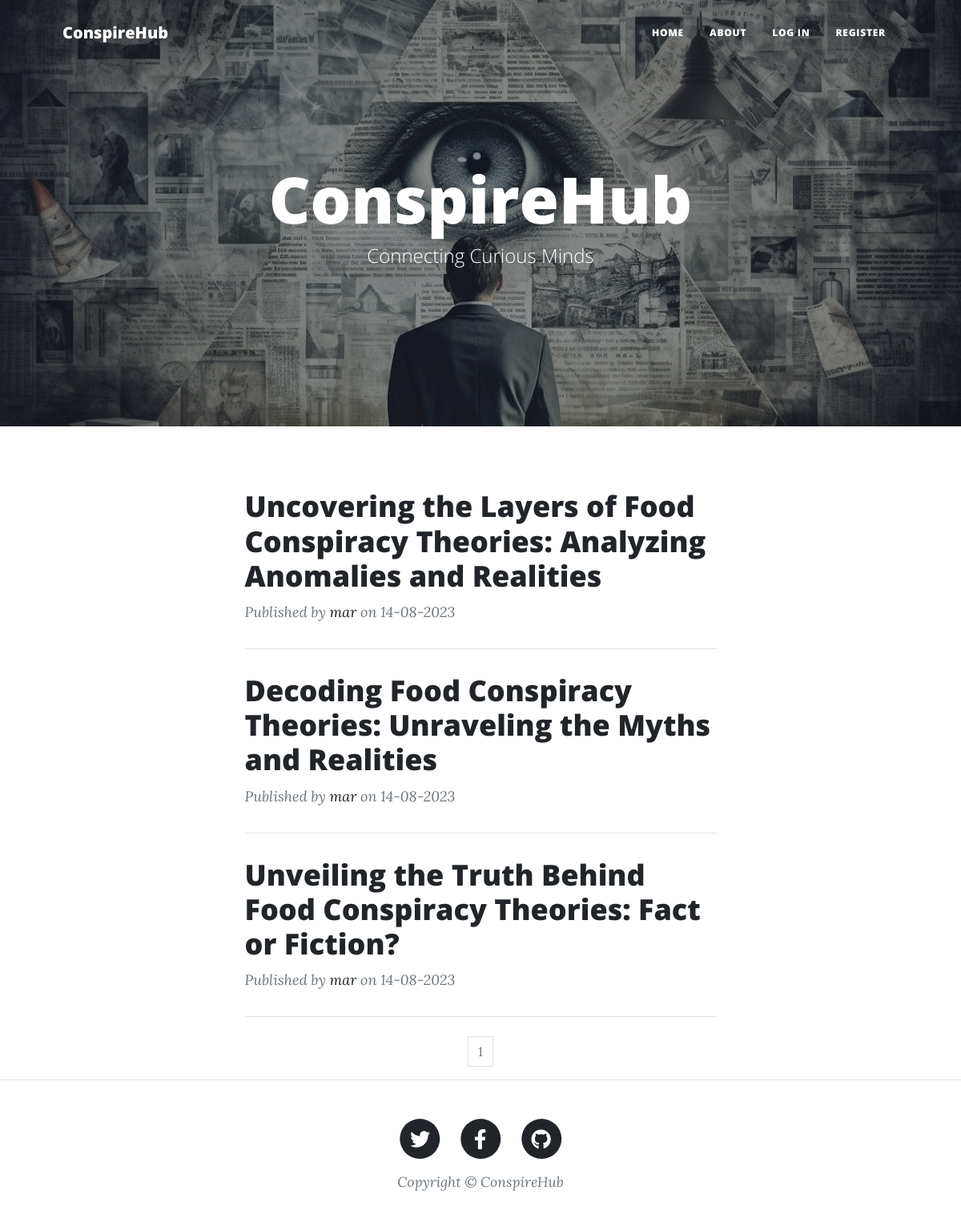
Before: / with the older database file.
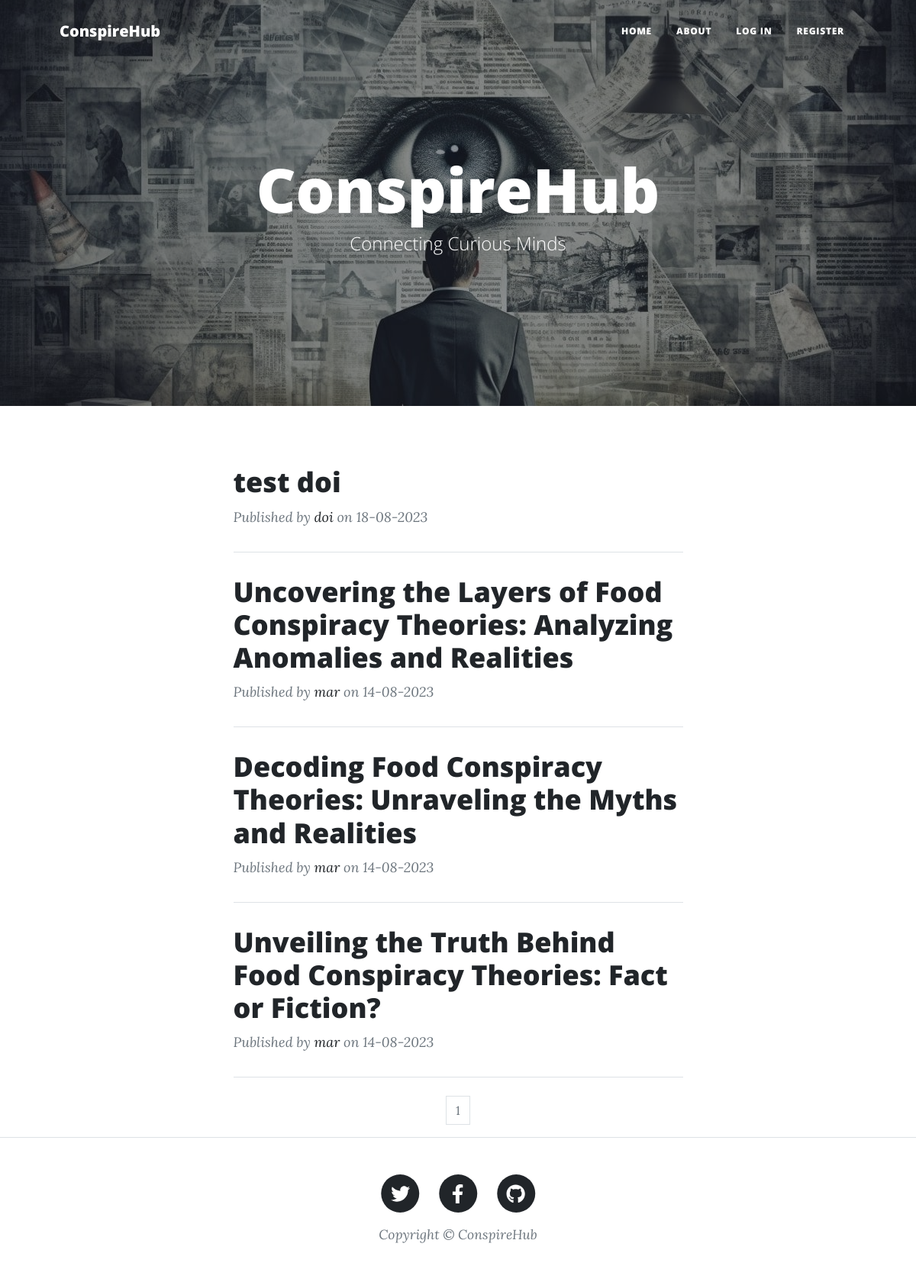
After: the same page with the newer database file.
### blogproject/models.py (models this page shows, shortened)
class BlogPost(db.Model):
    users = db.relationship(User)
    id = db.Column(db.Integer, primary_key=True)
    user_id = db.Column(db.Integer, db.ForeignKey('users.id'), nullable=False)
    date = db.Column(db.DateTime, nullable=False, default=datetime.utcnow)
    title = db.Column(db.String(160), nullable=False)
    text = db.Column(db.Text, nullable=False)

class User(db.Model, UserMixin):
    __tablename__ = 'users'
    id = db.Column(db.Integer, primary_key=True)
    profile_image = db.Column(
        db.String(64), nullable=False, default='snake.png')
    email = db.Column(db.String(64), unique=True, index=True)
    username = db.Column(db.String(64), unique=True, index=True)
    password_hash = db.Column(db.String(128))
    posts = db.relationship('BlogPost', backref='author', lazy=True)

### blogproject/core/views.py (the view)
@core.route('/')
def index():
    page = request.args.get('page', 1, type=int)
    blog_posts = BlogPost.query.order_by(BlogPost.date.desc()).paginate(page=page, per_page=5)
    return render_template('index.html', blog_posts=blog_posts)

### blogproject/templates/index.html (shortened to what this page needs)
{% extends "base.html" %}
{% block content %}
    <div class="container px-4 px-lg-5">
        <div class="row gx-4 gx-lg-5 justify-content-center">
            <div class="col-md-10 col-lg-8 col-xl-7">
                {% for post in blog_posts.items %}
                <div class="post-preview">
                    <a href="{{ url_for('blog_posts.view_post', blog_post_id=post.id) }}">
                        <h2 class="post-title">{{ post.title }}</h2>
                    </a>
                    <p class="post-meta">
                        Published by
                        <a href="{{ url_for('users.user_posts', username=post.author.username) }}">{{ post.author.username }}</a>
                        on <span>{{ post.date.strftime('%d-%m-%Y') }}</span>
                    </p>
                </div>
                <hr class="my-4" />
                {% endfor %}
            </div>
        </div>
    </div>
    <nav aria-label="Page navigation example">
        <ul class="pagination justify-content-center">
            {% for page_num in blog_posts.iter_pages(left_edge=1, right_edge=1, left_current=1, right_current=2) %}
            {% if blog_posts.page == page_num %}
            <li class="page-item disabled">
                <a class="page-link" href="{{ url_for('core.index', page=page_num) }}">{{ page_num }}</a>
            </li>
            {% else %}
            <li class="page-item"><a class="page-link" href="{{ url_for('core.index', page=page_num) }}">{{ page_num }}</a></li>
            {% endif %}
            {% endfor %}
    </nav>
{% endblock %}

Changed rows visible on the page:
added BlogPost: title "test doi", author.username "doi", date "18-08-2023"
